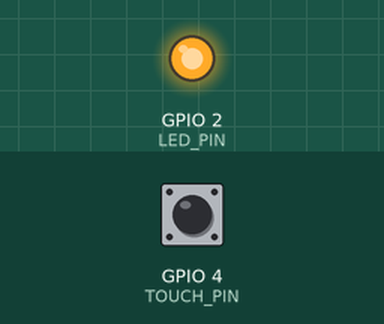
A sketch run on a simulated ESP32. Shown: output pins drawn as LEDs (lit = HIGH). The inputs (shaded band) are chosen by the test bench; at power-on: GPIO 4 (TOUCH_PIN) HIGH. What the sketch prints to the serial monitor is not drawn.

Above: at 0.1 s.
Timing chart, 0 to 1.6 s (numbered marks = the images above):
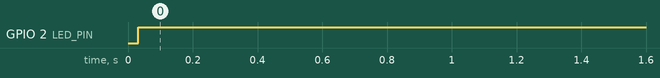

Measured:
- by itself, GPIO 2 (LED_PIN): LOW → HIGH at 0.03 s

The sketch:

ex041.ino
```cpp
#define TOUCH_PIN 4
#define LED_PIN 2

// 触摸与防抖参数
const int TOUCH_THRESHOLD = 700;
const unsigned long DEBOUNCE_TIME = 30;

// 状态变量
bool ledState = false;        // LED自锁状态
bool lastTouchState = false;  // 上一次触摸状态
unsigned long debounceTime = 0;

void setup()
{
  pinMode(LED_PIN, OUTPUT);
  digitalWrite(LED_PIN, LOW);
  Serial.begin(115200);
  Serial.println("触摸自锁开关就绪");
}

void loop()
{
  // 读取触摸值
  int touchVal = touchRead(TOUCH_PIN);
  bool nowTouch = (touchVal < TOUCH_THRESHOLD);

  // 软件防抖
  if (millis() - debounceTime > DEBOUNCE_TIME)
  {
    // 边缘检测：仅 未触摸 → 触摸 的瞬间翻转状态
    if (nowTouch == true && lastTouchState == false)
    {
      ledState = !ledState;       // 状态翻转，实现自锁
      digitalWrite(LED_PIN, ledState);

      if(ledState)
      {
        Serial.println("LED 点亮");
      }
      else
      {
        Serial.println("LED 熄灭");
      }
    }
    // 更新历史状态
    lastTouchState = nowTouch;
    debounceTime = millis();
  }
}
```
